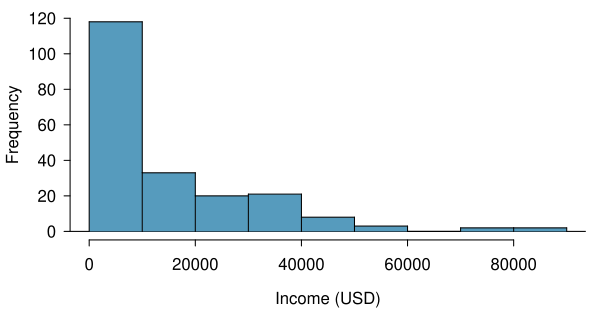

Generate this figure with R:
library(openintro)
#data(income)
data(COL)

myPDF("incomeHistReg.pdf",
      6.05, 3.1,
      mar = c(3.5, 3.5, 0.5, 1),
      mgp = c(2.4, 0.7, 0))
histPlot(life.expectancy.income$income,
         breaks = 9,
         xlab = 'Income (USD)',
         ylab = "Frequency",
         ylim = c(0, 120),
         col = COL[1],
         border = COL[5])
dev.off()
